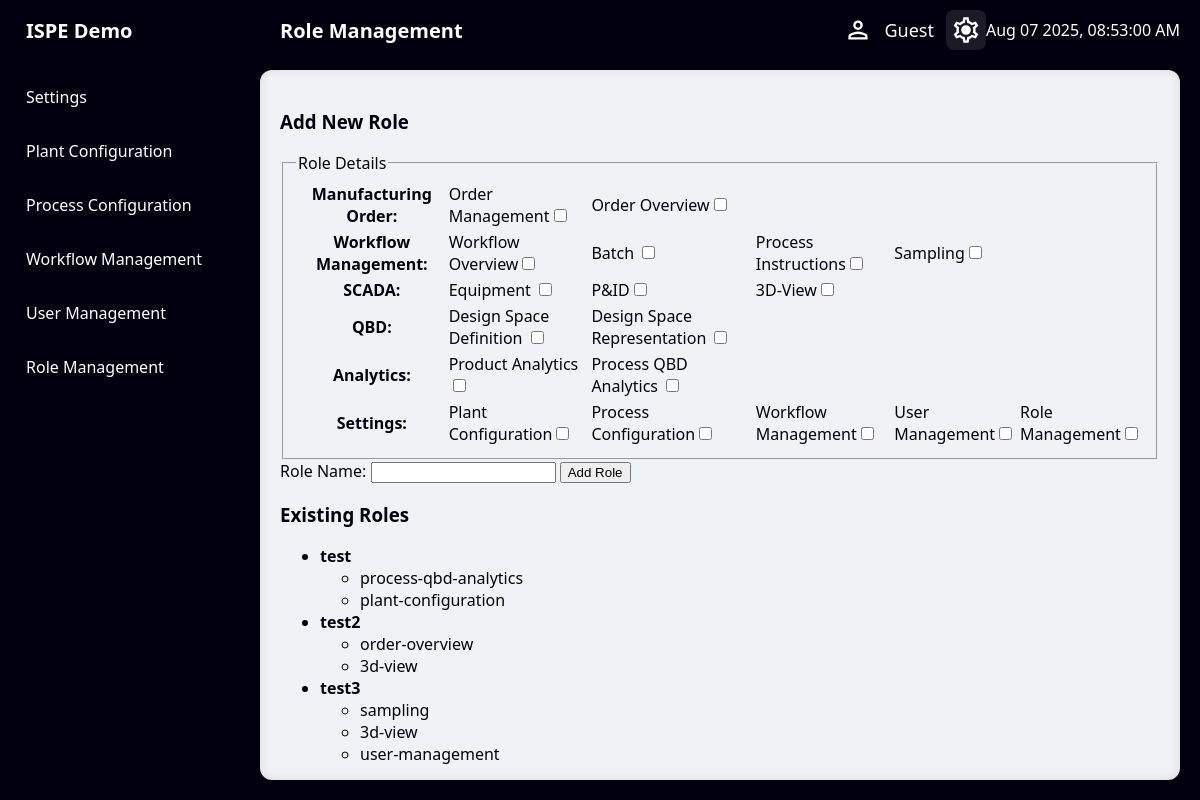
Page /role-management on the earlier database version.
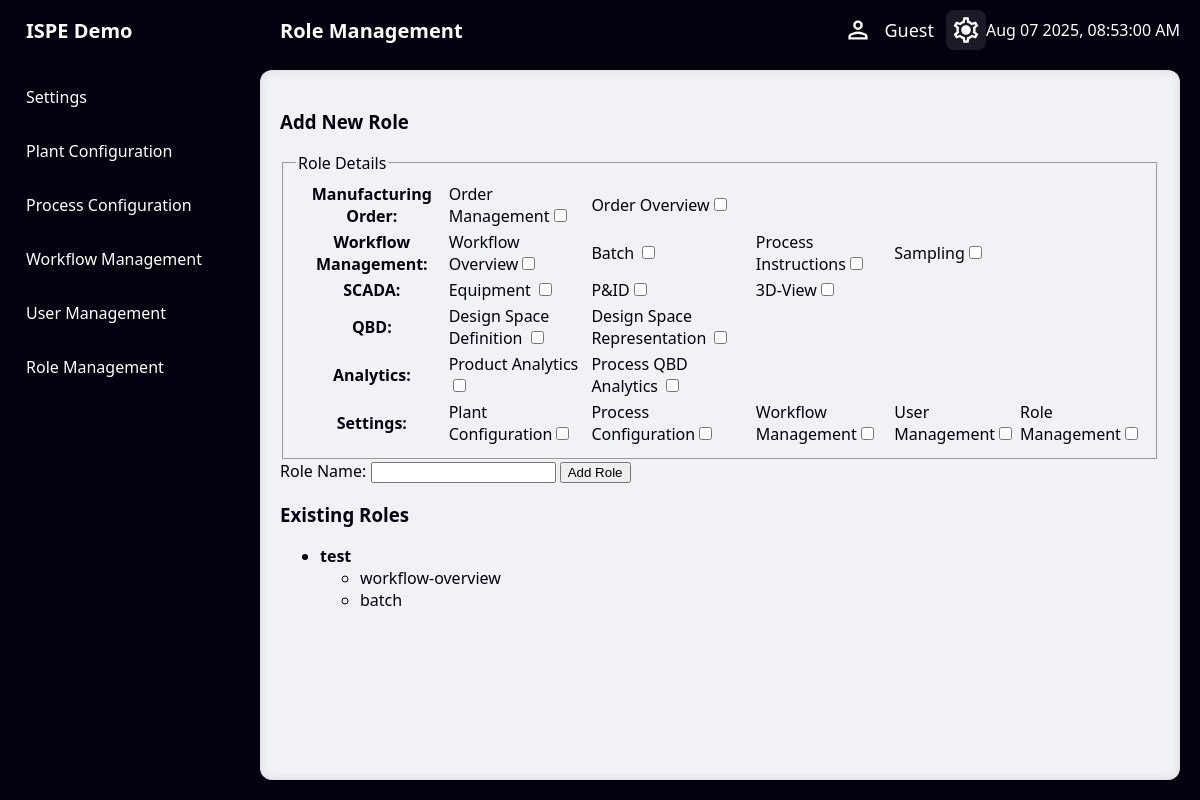
Same page on the later database version.
### models.py (models this page shows)
class Role(db.Model):
    __tablename__ = 'roles'
    id = db.Column(db.Integer, primary_key=True)
    name = db.Column(db.String, unique=True, nullable=False)
    permissions = db.relationship('RolePermission', backref='role', cascade="all, delete-orphan")

class RolePermission(db.Model):
    __tablename__ = 'role_permissions'
    id = db.Column(db.Integer, primary_key=True)
    permission = db.Column(db.String, nullable=False)
    role_id = db.Column(db.Integer, db.ForeignKey('roles.id'), nullable=False)

### app.py (the view)
    @app.route('/role-management')
    def role_management():
        roles = Role.query.all()
        roles_with_permissions = [
            {
                'name': role.name,
                'permissions': [perm.permission for perm in role.permissions]
            }
            for role in roles
        ]
        return render_template('role-management.html', roles=roles_with_permissions)

### timeout.py (called while the page is built)
def register_timeout_hook(app):
    @app.before_request
    def check_inactivity():
        if current_user.is_authenticated:
            now = datetime.utcnow()
            last_activity = session.get('last_activity')
            if last_activity:
                last_active = datetime.fromisoformat(last_activity)
                elapsed = (now - last_active).total_seconds()
                if elapsed > INACTIVITY_TIMEOUT:
                    logout_user()
                    session.pop('last_activity', None)
                    return redirect(url_for('Logout_message'))
            session['last_activity'] = now.isoformat()

### templates/role-management.html (shortened to what this page needs)
{% extends "basesettings.html" %}
{% block header_title %}Role Management{% endblock %}
{% block content %}
<div class="role-management-container">
    <div id="add-role-modal" class="modal">
        <div class="modal-content">
            <h3>Add New Role</h3>
            <form id="add-role-form">
                <fieldset>
                <legend>Role Details</legend>
                <table>
                    <tr>
                        <th><label for="manufacturing-order">Manufacturing Order:</label></th>
                        <td>Order Management<input type="checkbox" id="order-management" name="order-management" ></td>
                        <td>Order Overview<input type="checkbox" id="order-overview" name="order-overview" ></td>
                    </tr>
                    <tr>
                        <th><label for="workflow-management">Workflow Management:</label></th>
                        <td>Workflow Overview<input type="checkbox" id="workflow-overview" name="workflow-overview" ></td>
                        <td>Batch <input type="checkbox" id="batch" name="batch" ></td>
                        <td>Process Instructions<input type="checkbox" id="process-instructions" name="process-instructions" ></td>
                        <td>Sampling<input type="checkbox" id="sampling" name="sampling" ></td>
                    </tr>
                    <tr>
                        <th><label for="scada">SCADA:</label></th>
                        <td>Equipment <input type="checkbox" id="equipment" name="equipment" ></td>
                        <td>P&ID<input type="checkbox" id="pid" name="pid" ></td>
                        <td>3D-View<input type="checkbox" id="3d-view" name="3d-view" ></td>
                    </tr>
                    <tr>
                        <th><label for="QBD">QBD:</label></th>
                        <td>Design Space Definition <input type="checkbox" id="design-space-definition" name="design-space-definition" ></td>
                        <td>Design Space Representation <input type="checkbox" id="design-space-representation" name="design-space-representation" ></td>
                    </tr>
                    <tr>
                        <th><label for="analytics">Analytics:</label></th>
                        <td>Product Analytics <input type="checkbox" id="product-analytics" name="product-analytics" ></td>
                        <td>Process QBD Analytics <input type="checkbox" id="process-qbd-analytics" name="process-qbd-analytics" ></td>
                    </tr>
                    <tr>
                        <th><label for="Settings">Settings:</label></th>
                        <td>Plant Configuration<input type="checkbox" id="plant-configuration" name="plant-configuration" ></td>
                        <td>Process Configuration<input type="checkbox" id="process-configuration" name="process-configuration" ></td>
                        <td>Workflow Management<input type="checkbox" id="workflow-management" name="workflow-management" ></td>
                        <td>User Management<input type="checkbox" id="user-management" name="user-management" ></td>
                        <td>Role Management<input type="checkbox" id="role-management" name="role-management" ></td>
                    </tr>
                </table>
                </fieldset>
            <label for="role-name">Role Name:</label>
            <input type="text" id="role-name" name="role-name">
            <button type="submit">Add Role</button>
            </form>
        </div>
                <h3>Existing Roles</h3>
        <ul>
            {% for role in roles %}
                <li>
                    <strong>{{ role.name }}</strong>
                    {% if role.permissions %}
                        <ul>
                            {% for perm in role.permissions %}
                                <li>{{ perm }}</li>
                            {% endfor %}
                        </ul>
                    {% endif %}
                </li>
            {% else %}
                <li>No roles defined yet.</li>
            {% endfor %}
        </ul>
    </div>
{% endblock %}

### templates/basesettings.html (shortened to what this page needs)
<!DOCTYPE html>
<html lang="en">
<head>
    <link rel="stylesheet" href="{{ url_for('static', filename='css/style.css') }}">
    <link rel="stylesheet" href="{{ url_for('static', filename='css/header.css') }}">
    <link rel="stylesheet" href="{{ url_for('static', filename='css/sidebar.css') }}">
    <link rel="stylesheet" href="{{ url_for('static', filename='css/settings.css') }}">
    <link rel="stylesheet" href="{{ url_for('static', filename='css/plantconfig.css') }}">
    <link rel="stylesheet" href="{{ url_for('static', filename='css/login.css') }}">
    <link rel="stylesheet" href="{{ url_for('static', filename='css/processconfig.css') }}">
    <link rel="stylesheet" href="{{ url_for('static', filename='css/workflowmanagement.css') }}">
</head>
<body>
    <div class="header">
        <div class="left-section">
            {% block header_title %}Welcome Screen{% endblock %}
        </div>
        <div class="user-info">
            <img src="{{ url_for('static', filename='images/icons/user.svg') }}" alt="User" class="user-icon" style="width: 32px; height: 32px;">
            <span class="user-name" id="user-name">
                {% if not current_user.is_authenticated %}
                {{ appconfig.Username }}
                {% endif %}
            </span>
        </div>
        <a href="/index" class="settings active">
            <img src="{{ url_for('static', filename='images/icons/settings.svg') }}" alt="Settings" class="settings-icon" style="width: 32px; height: 32px;">
        </a>
        <div class="right-section" id="datetime">
        </div>
    </div>
    <nav class = "sidebar">
        <div href="/index" class="logo">ISPE Demo</div>
        <div id = "settings-sidebar" class = "menu-content-settings show-sidebar">
            <div class = "menu-items-setting">
                <div class = "item-settings">
                    <a href="/settings">Settings</a>
                </div>
                <div class = "item-settings">
                    <a href="/plantconfig">Plant Configuration</a>
                </div>
                <div class = "item-settings">
                    <a href="/processconfig">Process Configuration</a>
                </div>
                <div class = "item-settings">
                    <a href="/workflow-management">Workflow Management</a>
                </div>
                <div class = "item-settings">
                    <a href="/user-management">User Management</a>
                </div>
                <div class = "item-settings">
                    <a href="/role-management">Role Management</a>
                </div>
            </div>
        </div>
    </nav>
    <div class="content">
        {% block content %}{% endblock %}
    </div>
</body>
</html>

### static/css/header.css (style rules this page uses)
.header { position: fixed; display: flex; justify-content: space-between; align-items: center; background-color: var(--header-background, #0a0a15); color: var(--header-text-color, white); height: 60px; left: 250px; right: 0; top: 0; padding: 0 20px; z-index: 1000; }
.left-section { display: flex; align-items: center; padding-left: 10px; padding-right: 50px; min-width: 100px; font-weight: bold; font-size: 20px; }
.right-section { display: flex; align-items: center; gap: 10px; min-width: 100px; }
.user-info { display: flex; align-items: center; background-color: var(--button-background, #1a1a2e); border-radius: 8px; padding: 0 12px; height: 40px; cursor: default; }
.user-icon { width: 32px; height: 32px; }
.user-name { margin-left: 10px; font-size: 18px; color: white; white-space: nowrap; }
.settings { display: flex; align-items: center; justify-content: center; width: 40px; height: 40px; border-radius: 8px; background-color: var(--button-background, #1a1a2e); cursor: pointer; transition: background-color 0.2s ease-in-out; }
.user-logout:hover, .settings:hover, .settings.active { background-color: var(--button-hover-color, #2a2a3d); }

### static/css/sidebar.css (style rules this page uses)
.sidebar { position: fixed; height: 100%; width: 230px; background: var(--sidebar-background); padding-left: 10px; padding-right: 10px; padding-bottom: 10px; top: 0; left: 0; }
.sidebar a { text-decoration: none; color: var(--sidebar-text-color); }
.logo { font-size: 20px; font-weight: bold; padding-left: 16px; height: 60px; color: var(--sidebar-text-color); display: flex; align-items: center; }
.menu-content-settings { position: relative; height: 100%; width: 100%; margin-top: 10px; overflow-y: scroll; visibility: hidden; }
.item a, .item-settings a, .submenu-item { padding:16px; display: inline-block; width: 198px; border-radius: 12px; cursor: pointer; }
#sidebar, #settings-sidebar { position: absolute; top: 70; left: 10; width: 100%; height: 100%; visibility: hidden; transition: opacity 0.3s ease; opacity: 0; }
#settings-sidebar.show-sidebar { visibility: visible; opacity: 1; }

Differences in the rows shown:
removed Role: name "test2"
removed RolePermission: permission "order-overview", shown under "test2"
removed RolePermission: permission "3d-view", shown under "test2"
removed Role: name "test3"
removed RolePermission: permission "sampling", shown under "test3"
removed RolePermission: permission "3d-view", shown under "test3"
removed RolePermission: permission "user-management", shown under "test3"
changed RolePermission: permission "process-qbd-analytics" → "workflow-overview"
changed RolePermission: permission "plant-configuration" → "batch"
